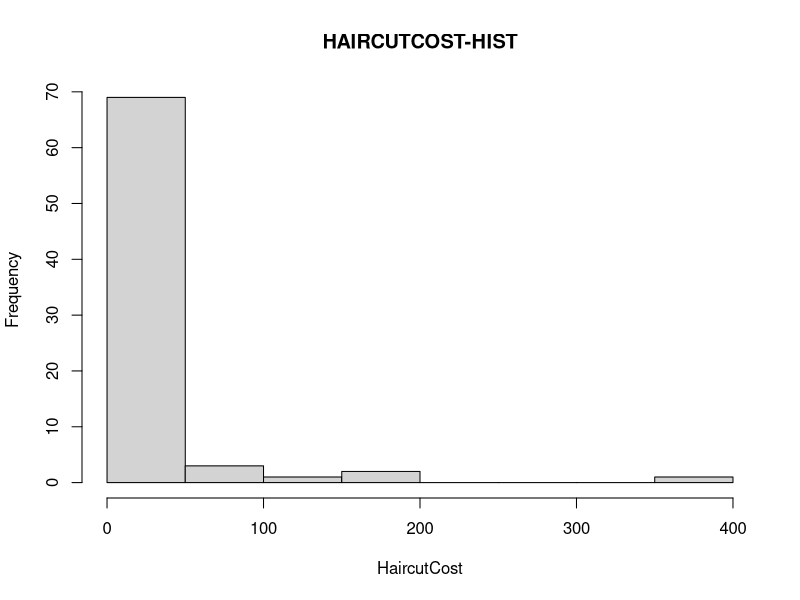
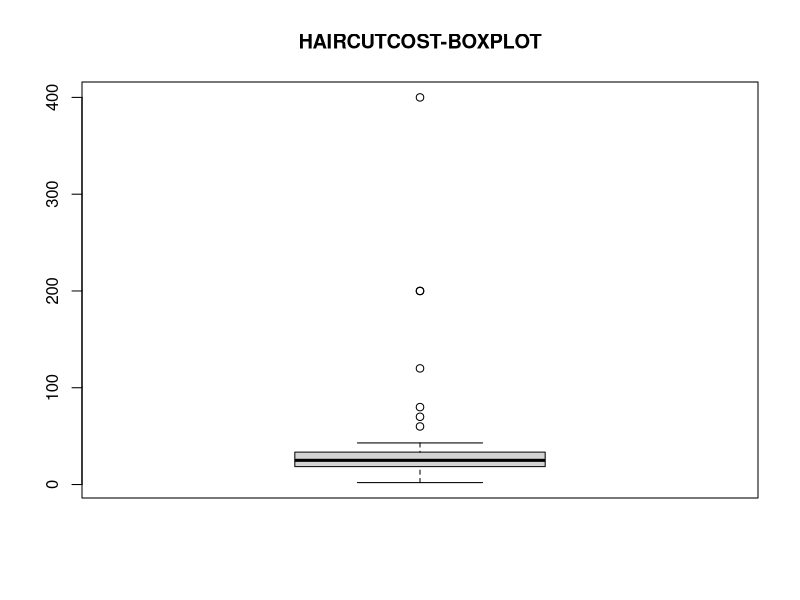
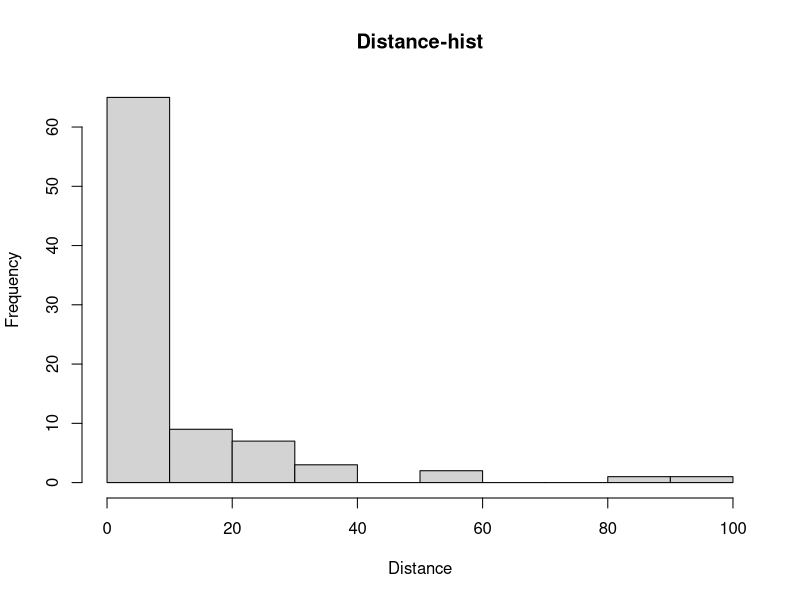
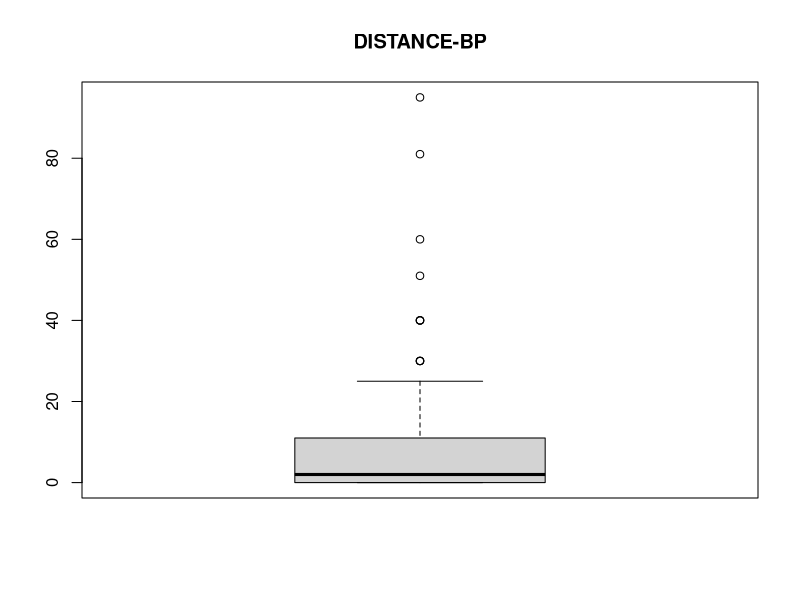
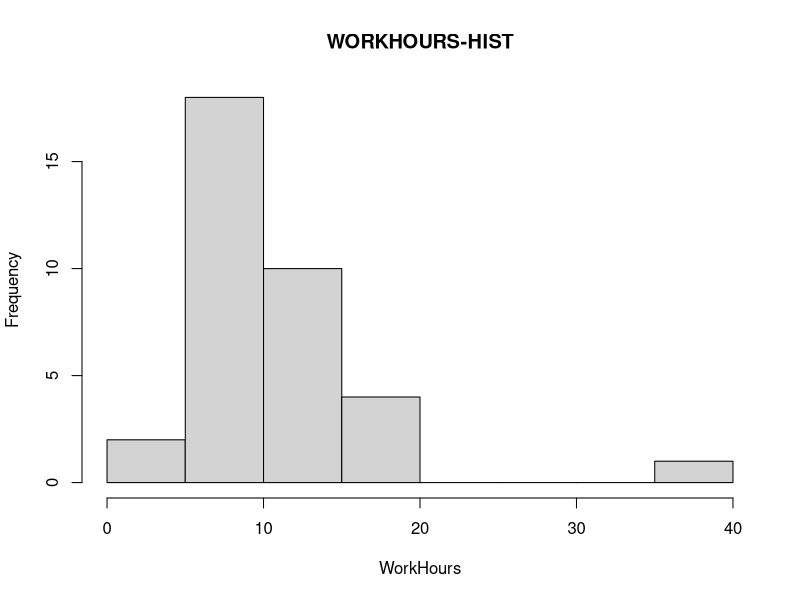
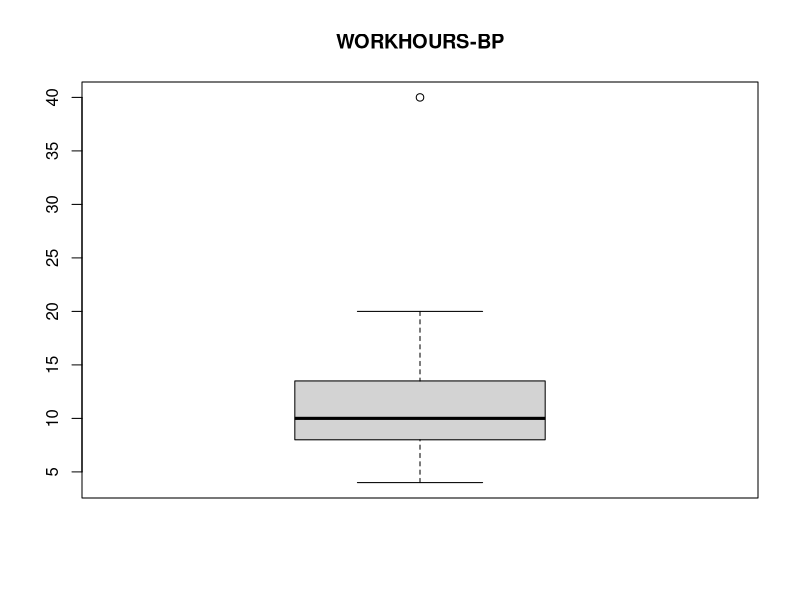
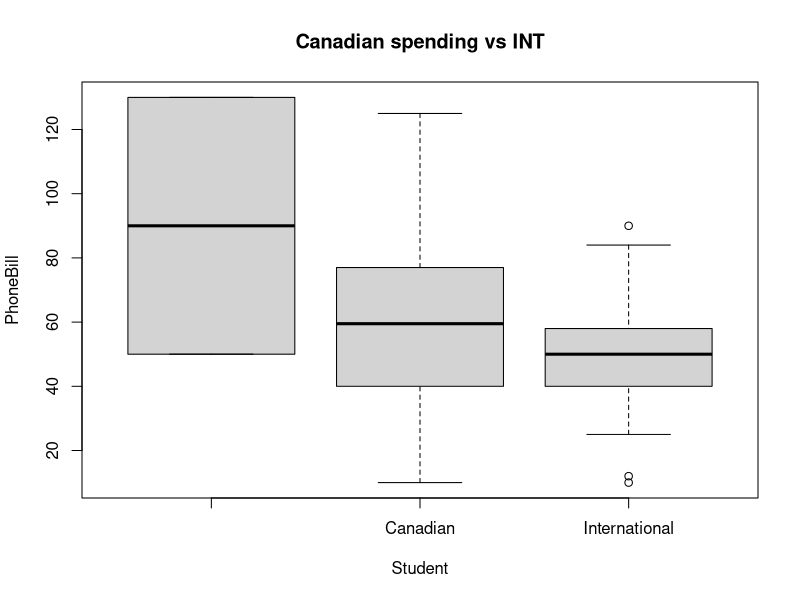

The R source for these figures, in order:
#Andrew Kiggins
#Question 1:
ClassData <- read.csv("ClassData.csv", header=T)
head(ClassData)
attach(ClassData)
options(digits=3)
table(PhoneBrand)
Niphones <- 47
pre = 47 / nrow(ClassData)
pre*100
#pre is the prec of iphone users 53.4%
table(Gender,PhoneBrand)
#Out of the 47 iphone users 14 out 47  were female and 33 out of 47 were male. 29.8% female and 70.2% male for iphone users.
#Question 2:
hist(HaircutCost,main="HAIRCUTCOST-HIST")
boxplot(HaircutCost, main="HAIRCUTCOST-BOXPLOT")
hist(Distance,main="Distance-hist")
boxplot(Distance, main="DISTANCE-BP")
hist(WorkHours,main="WORKHOURS-HIST")
boxplot(WorkHours,main="WORKHOURS-BP")
#Question 3/4:
boxplot(PhoneBill ~ Student, main = "Canadian spending vs INT")
tapply(PhoneBill, Student, summary)
